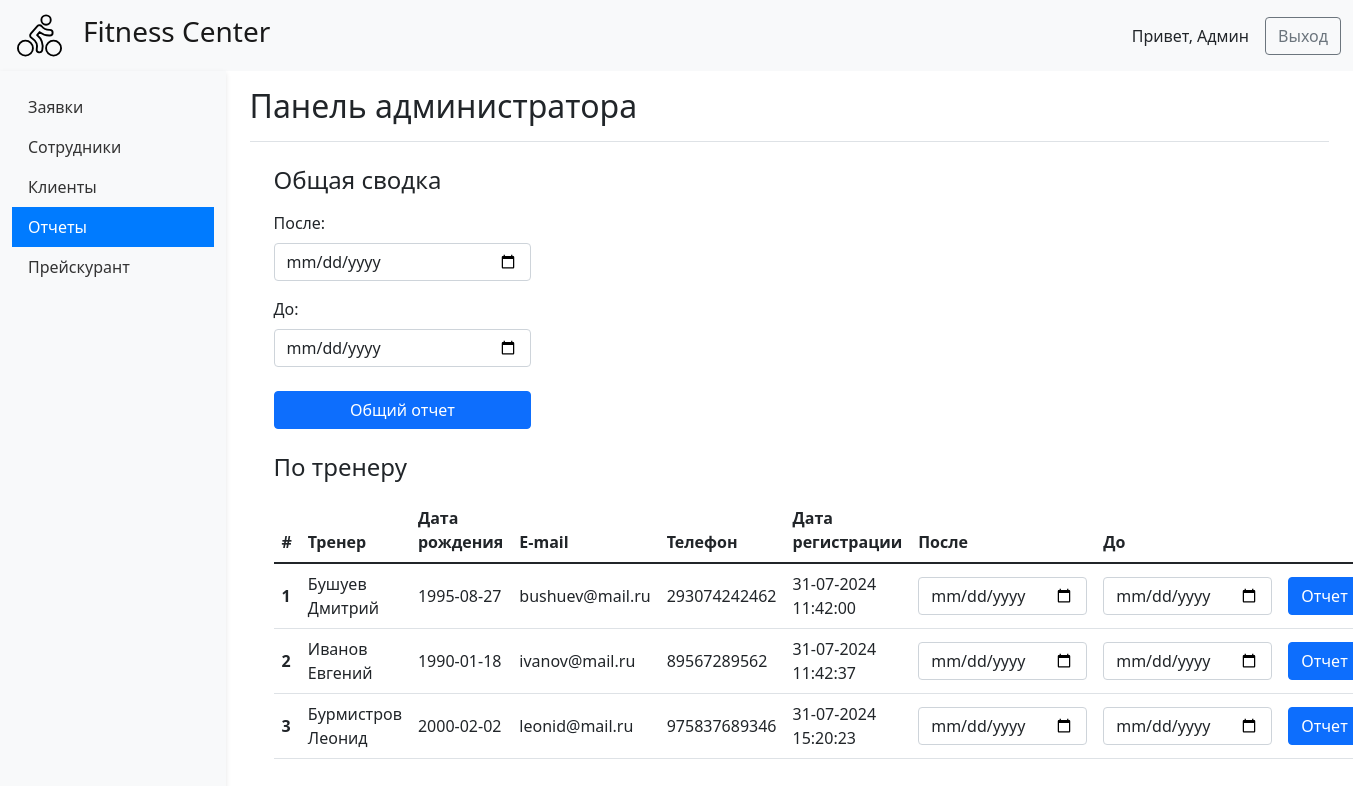
/admin_panel_reports (signed in), run on the app's committed database.
### tables this page shows
CREATE TABLE accounts (
                user_id INTEGER PRIMARY KEY AUTOINCREMENT,
                username TEXT NOT NULL,
                password TEXT NOT NULL,
                role INT UNSIGNED NOT NULL,
                auth INTEGER NOT NULL DEFAULT 0,
                name VARCHAR(255) NOT NULL,
                date_of_birth DATE,
                email VARCHAR(255),
                phone VARCHAR(31),
                created_at DATETIME NOT NULL DEFAULT CURRENT_TIMESTAMP,
                CONSTRAINT fk_role_type FOREIGN KEY (role) REFERENCES role_types(id)
                );

### main_api.py (the view)
@app.route('/admin_panel_reports')
def ap_reports():
    if 'user_id' not in session:
        return redirect(url_for('home'))
    json_ap_data = get_trainers_from_db(path_to_db)
    return render_template('admin_panel_03_reports.html', json_ap_data=json_ap_data)

### main_helper.py (called while the page is built)
def get_db_connection(db_path):
    db_conn = sqlite3.connect(db_path)
    db_conn.row_factory = sqlite3.Row
    return db_conn

def get_trainers_from_db(db_path):
    conn = get_db_connection(db_path)
    c = conn.cursor()
    data = c.execute(f"SELECT user_id, role, name, date_of_birth, email, phone, created_at"
                     f" FROM accounts WHERE (role = 1 AND auth = 1)").fetchall()
    conn.close()
    trainers = [dict(ix) for ix in data]
    return trainers

### templates/admin_panel_03_reports.html (shortened to what this page needs)
{% extends "admin_panel.html" %}
{% block bar_menu %}
<li class="nav-item">
    <a class="nav-link" aria-current="page" href="{{ url_for('ap_bids') }}">
        Заявки
    </a>
</li>
<li class="nav-item">
    <a class="nav-link" aria-current="page" href="{{ url_for('ap_employees') }}">
        Сотрудники
    </a>
</li>
<li class="nav-item">
    <a class="nav-link" aria-current="page" href="{{ url_for('ap_clients') }}">
        Клиенты
    </a>
</li>
<li class="nav-item">
    <a class="nav-link active" aria-current="page" href="{{ url_for('ap_reports') }}">
        Отчеты
    </a>
</li>
<li class="nav-item">
    <a class="nav-link" aria-current="page" href="{{ url_for('ap_price_list') }}">
        Прейскурант
    </a>
</li>
{% endblock %}
{% block main_content %}
<main class="col-md-9 ms-sm-auto col-lg-10 px-md-4">
    <div class="d-flex justify-content-between flex-wrap flex-md-nowrap align-items-center pt-3 pb-2 mb-3 border-bottom">
        <h1 class="h2">Панель администратора</h1>
    </div>
    <div class="container-fluid">
        <h4 class="h4 mt-4">Общая сводка</h4>
        <form action="/ap_reports_total/" method="post" autocomplete="off">
            <div class="mt-3 d-grid gap-2 col-3">
                <label for="inputAfter" class="form-label mb-0">После:</label>
                <input type="date" name="after" class="form-control mb-3" id="inputAfter">
            </div>
            <div class="d-grid gap-2 col-3">
                <label for="inputBefore" class="form-label mb-0">До:</label>
                <input type="date" name="before" class="form-control mb-4" id="inputBefore">
            </div>
            <div class="d-grid gap-2 col-3 mt-6">
                <button type="submit" class="btn btn-primary">Общий отчет</button>
            </div>
        </form>
        <h4 class="h4 mt-4">По тренеру</h4>
        <table class="table table-hover w-100 mt-3">
            <thead>
            <tr>
                <th scope="col">#</th>
                <th scope="col">Тренер</th>
                <th scope="col">Дата рождения</th>
                <th scope="col">E-mail</th>
                <th scope="col">Телефон</th>
                <th scope="col">Дата регистрации</th>
                <th scope="col">После</th>
                <th scope="col">До</th>
                <th scope="col"></th>
            </tr>
            </thead>
            <tbody>
            {% for j_value in json_ap_data %}
            <tr>
                <th class="align-middle" scope="row">{{loop.index}}</th>
                <td class="align-middle">{{ j_value.name }}</td>
                <td class="align-middle">{{ j_value.date_of_birth }}</td>
                <td class="align-middle">{{ j_value.email }}</td>
                <td class="align-middle">{{ j_value.phone }}</td>
                <td class="align-middle">{{ j_value.created_at }}</td>
                <form action="/ap_reports_trainer/" method="POST">
                    <td class="align-middle"><input type="date" name="rep_after" class="form-control"
                                                    id="inputRepAfter"></td>
                    <td class="align-middle"><input type="date" name="rep_before" class="form-control"
                                                    id="inputRepBefore"></td>
                    <td class="align-middle col-1">
                        <input type="submit" class="btn btn-primary" value="Отчет">
                </form>
            </tr>
            {% endfor %}
            </tbody>
        </table>
    </div>
</main>
{% endblock %}

### templates/admin_panel.html (style rules this page uses)
.sidebar .nav-link { border-radius: 0; color: #333; }
.sidebar .nav-link.active { background-color: #007bff; color: white; }

### data on the page
accounts: name "Бушуев Дмитрий", date_of_birth "1995-08-27", email "bushuev@mail.ru", phone "293074242462", created_at "31-07-2024 11:42:00"
accounts: name "Иванов Евгений", date_of_birth "1990-01-18", email "ivanov@mail.ru", phone "89567289562", created_at "31-07-2024 11:42:37"
accounts: name "Бурмистров Леонид", date_of_birth "2000-02-02", email "leonid@mail.ru", phone "975837689346", created_at "31-07-2024 15:20:23"
